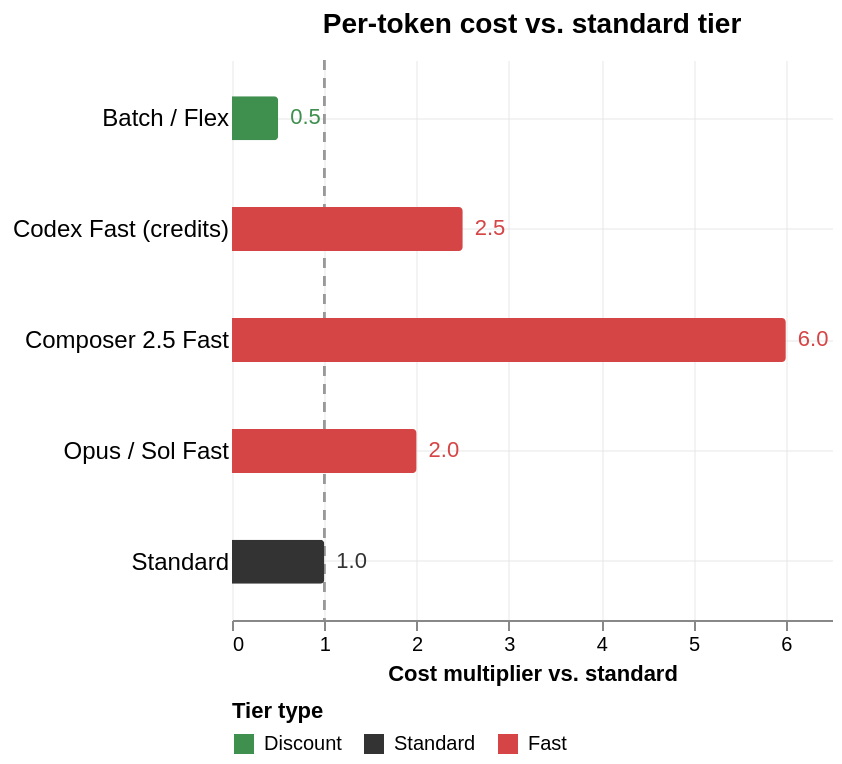

Describe this chart as a Vega-Lite specification.
### Vega-Lite specification from a JSON file in a GitHub repository (floating-point values rounded to 4 significant figures)
{"$schema": "https://vega.github.io/schema/vega-lite/v5.json", "title": "Per-token cost vs. standard tier", "width": "container", "height": 280, "data": {"values": [{"tier": "Batch / Flex (50% off)", "label": "Batch / Flex", "price": 0.5, "kind": "Discount"}, {"tier": "Standard", "label": "Standard", "price": 1.0, "kind": "Standard"}, {"tier": "Opus / Sol Fast (API)", "label": "Opus / Sol Fast", "price": 2.0, "kind": "Fast"}, {"tier": "Codex subscription Fast", "label": "Codex Fast (credits)", "price": 2.5, "kind": "Fast"}, {"tier": "Composer 2.5 Fast", "label": "Composer 2.5 Fast", "price": 6.0, "kind": "Fast"}]}, "layer": [{"mark": {"type": "rule", "strokeDash": [5, 4], "color": "#999999"}, "encoding": {"x": {"datum": 1}}}, {"mark": {"type": "bar", "cornerRadiusEnd": 2, "height": 22}, "encoding": {"y": {"field": "label", "type": "nominal", "title": null, "sort": {"field": "price", "order": "ascending"}, "scale": {"paddingInner": 0.35, "paddingOuter": 0.2}, "axis": {"labelFontSize": 12, "ticks": false, "domain": false}}, "x": {"field": "price", "type": "quantitative", "title": "Cost multiplier vs. standard", "scale": {"domain": [0, 6.5]}}, "color": {"field": "kind", "type": "nominal", "title": "Tier type", "scale": {"domain": ["Discount", "Standard", "Fast"], "range": ["#3f8f4f", "#333333", "#d64545"]}, "legend": {"orient": "bottom", "direction": "horizontal", "title": "Tier type", "offset": 8}}, "tooltip": [{"field": "tier", "title": "Tier"}, {"field": "price", "title": "Cost multiplier"}]}}, {"mark": {"type": "text", "align": "left", "baseline": "middle", "dx": 6, "fontSize": 11, "fontWeight": 500}, "encoding": {"y": {"field": "label", "type": "nominal", "sort": {"field": "price", "order": "ascending"}}, "x": {"field": "price", "type": "quantitative"}, "text": {"field": "price", "type": "quantitative", "format": ".1f"}, "color": {"field": "kind", "type": "nominal", "legend": null}}}], "config": {"view": {"stroke": null}, "axis": {"grid": true, "gridOpacity": 0.35}, "title": {"fontSize": 14, "offset": 10}}}
